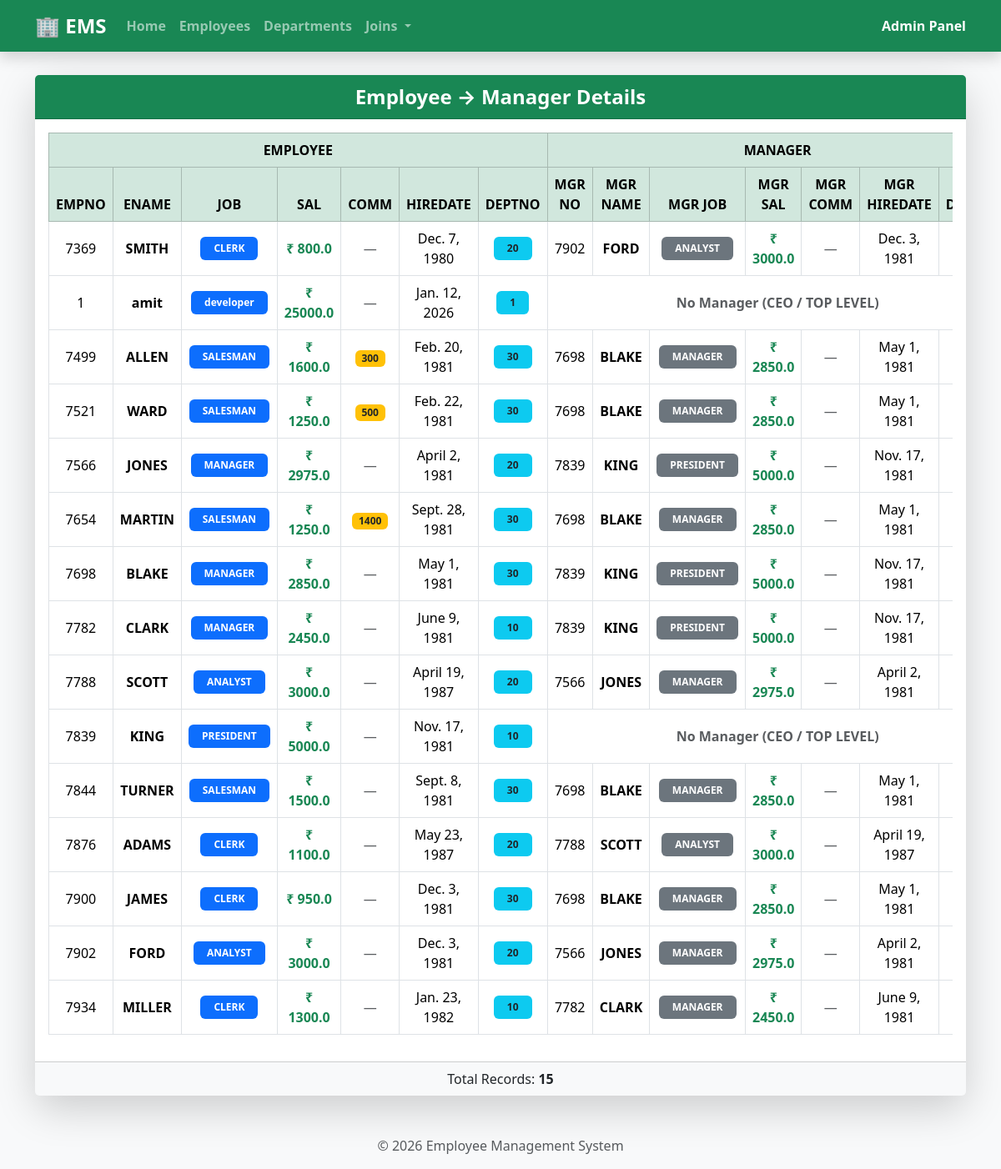
The page /DisplayEmpToMgrJoin/ on the database its author committed.
### app/models.py (models this page shows, shortened)
class EMP(models.Model):
    EMPNO = models.IntegerField(unique=True)
    ENAME = models.CharField(max_length=100)
    JOB = models.CharField(max_length=100)
    MGR = models.ForeignKey(
        "self",
        null=True,
        blank=True,
        on_delete=models.SET_NULL
    )
    HIREDATE  = models.DateField()
    SAL = models.FloatField()
    COMM= models.IntegerField(null= True)
    DEPTNO = models.ForeignKey(DEPT, on_delete= models.CASCADE)

class DEPT(models.Model):
    DEPTNO = models.IntegerField(primary_key=True)
    DNAME= models.CharField(max_length=100, unique=True)
    LOC = models.CharField(max_length=100, unique=True)
    def __str__(self):
        return f"{self.DEPTNO}"

### app/views.py (the view)
# urls.py: path("DisplayEmpToMgrJoin/",DisplayEmpToMgrJoin, name="DisplayEmpToMgrJoin" ),
def DisplayEmpToMgrJoin(request):
    Quesrysetlistempmgrobject = EMP.objects.select_related('MGR').all()
    d = {'Quesrysetlistempmgrobject':  Quesrysetlistempmgrobject}
    return render(request, 'DisplayEmpToMgr.HTML', d)

### templates/DisplayEmpToMgr.HTML (shortened to what this page needs)
{% extends 'base.html' %}
{% block content %}
<div class="card shadow-lg border-0 rounded-4 mt-4">
    <div class="card-header bg-success text-white text-center fs-4 fw-bold">
        Employee → Manager Details
    </div>
    <div class="card-body">
        <div class="table-responsive">
            <table class="table table-bordered table-hover align-middle text-center">
                <thead class="table-success fw-bold">
                    <tr>
                        <th colspan="7">EMPLOYEE</th>
                        <th colspan="7">MANAGER</th>
                    </tr>
                    <tr>
                        <th>EMPNO</th>
                        <th>ENAME</th>
                        <th>JOB</th>
                        <th>SAL</th>
                        <th>COMM</th>
                        <th>HIREDATE</th>
                        <th>DEPTNO</th>
                        <th>MGR NO</th>
                        <th>MGR NAME</th>
                        <th>MGR JOB</th>
                        <th>MGR SAL</th>
                        <th>MGR COMM</th>
                        <th>MGR HIREDATE</th>
                        <th>MGR DEPTNO</th>
                    </tr>
                </thead>
                <tbody>
                    {% for EMO in Quesrysetlistempmgrobject %}
                    <tr>
                        <td>{{ EMO.EMPNO }}</td>
                        <td class="fw-semibold">{{ EMO.ENAME }}</td>
                        <td>
                            <span class="badge bg-primary px-3 py-2">
                                {{ EMO.JOB }}
                            </span>
                        </td>
                        <td class="text-success fw-bold">
                            ₹ {{ EMO.SAL }}
                        </td>
                        <td>
                            {% if EMO.COMM %}
                                <span class="badge bg-warning text-dark">
                                    {{ EMO.COMM }}
                                </span>
                            {% else %}
                                <span class="text-muted">—</span>
                            {% endif %}
                        </td>
                        <td>{{ EMO.HIREDATE }}</td>
                        <td>
                            <span class="badge bg-info text-dark px-3 py-2">
                                {{ EMO.DEPTNO }}
                            </span>
                        </td>
                        {% if EMO.MGR %}
                            <td>{{ EMO.MGR.EMPNO }}</td>
                            <td class="fw-semibold">{{ EMO.MGR.ENAME }}</td>
                            <td>
                                <span class="badge bg-secondary px-3 py-2">
                                    {{ EMO.MGR.JOB }}
                                </span>
                            </td>
                            <td class="text-success fw-bold">
                                ₹ {{ EMO.MGR.SAL }}
                            </td>
                            <td>
                                {% if EMO.MGR.COMM %}
                                    <span class="badge bg-warning text-dark">
                                        {{ EMO.MGR.COMM }}
                                    </span>
                                {% else %}
                                    <span class="text-muted">—</span>
                                {% endif %}
                            </td>
                            <td>{{ EMO.MGR.HIREDATE }}</td>
                            <td>
                            </td>
                        {% else %}
                            <td colspan="7" class="text-muted fw-semibold">
                                No Manager (CEO / TOP LEVEL)
                            </td>
                        {% endif %}
                    </tr>
                    {% endfor %}
                </tbody>
            </table>
        </div>
    </div>
    <div class="card-footer text-center bg-light">
        Total Records: <b>{{ Quesrysetlistempmgrobject|length }}</b>
    </div>
</div>
{% endblock %}

### rows shown on the page
EMP: EMPNO "7369", ENAME "SMITH", JOB "CLERK", SAL "800.0", HIREDATE "Dec. 7, 1980", DEPTNO "20", MGR.EMPNO "7902", MGR.ENAME "FORD", MGR.JOB "ANALYST", MGR.SAL "3000.0", MGR.HIREDATE "Dec. 3, 1981"
EMP: EMPNO "1", ENAME "amit", JOB "developer", SAL "25000.0", HIREDATE "Jan. 12, 2026", DEPTNO "1", shows "No Manager (CEO / TOP LEVEL)"
EMP: EMPNO "7499", ENAME "ALLEN", JOB "SALESMAN", SAL "1600.0", COMM "300", HIREDATE "Feb. 20, 1981", DEPTNO "30", MGR.EMPNO "7698", MGR.ENAME "BLAKE", MGR.JOB "MANAGER", MGR.SAL "2850.0", MGR.HIREDATE "May 1, 1981"
EMP: EMPNO "7521", ENAME "WARD", JOB "SALESMAN", SAL "1250.0", COMM "500", HIREDATE "Feb. 22, 1981", DEPTNO "30", MGR.EMPNO "7698", MGR.ENAME "BLAKE", MGR.JOB "MANAGER", MGR.SAL "2850.0", MGR.HIREDATE "May 1, 1981"
EMP: EMPNO "7566", ENAME "JONES", JOB "MANAGER", SAL "2975.0", HIREDATE "April 2, 1981", DEPTNO "20", MGR.EMPNO "7839", MGR.ENAME "KING", MGR.JOB "PRESIDENT", MGR.SAL "5000.0", MGR.HIREDATE "Nov. 17, 1981"
EMP: EMPNO "7654", ENAME "MARTIN", JOB "SALESMAN", SAL "1250.0", COMM "1400", HIREDATE "Sept. 28, 1981", DEPTNO "30", MGR.EMPNO "7698", MGR.ENAME "BLAKE", MGR.JOB "MANAGER", MGR.SAL "2850.0", MGR.HIREDATE "May 1, 1981"
EMP: EMPNO "7698", ENAME "BLAKE", JOB "MANAGER", SAL "2850.0", HIREDATE "May 1, 1981", DEPTNO "30", MGR.EMPNO "7839", MGR.ENAME "KING", MGR.JOB "PRESIDENT", MGR.SAL "5000.0", MGR.HIREDATE "Nov. 17, 1981"
EMP: EMPNO "7782", ENAME "CLARK", JOB "MANAGER", SAL "2450.0", HIREDATE "June 9, 1981", DEPTNO "10", MGR.EMPNO "7839", MGR.ENAME "KING", MGR.JOB "PRESIDENT", MGR.SAL "5000.0", MGR.HIREDATE "Nov. 17, 1981"
EMP: EMPNO "7788", ENAME "SCOTT", JOB "ANALYST", SAL "3000.0", HIREDATE "April 19, 1987", DEPTNO "20", MGR.EMPNO "7566", MGR.ENAME "JONES", MGR.JOB "MANAGER", MGR.SAL "2975.0", MGR.HIREDATE "April 2, 1981"
EMP: EMPNO "7839", ENAME "KING", JOB "PRESIDENT", SAL "5000.0", HIREDATE "Nov. 17, 1981", DEPTNO "10", shows "No Manager (CEO / TOP LEVEL)"
EMP: EMPNO "7844", ENAME "TURNER", JOB "SALESMAN", SAL "1500.0", HIREDATE "Sept. 8, 1981", DEPTNO "30", MGR.EMPNO "7698", MGR.ENAME "BLAKE", MGR.JOB "MANAGER", MGR.SAL "2850.0", MGR.HIREDATE "May 1, 1981"
EMP: EMPNO "7876", ENAME "ADAMS", JOB "CLERK", SAL "1100.0", HIREDATE "May 23, 1987", DEPTNO "20", MGR.EMPNO "7788", MGR.ENAME "SCOTT", MGR.JOB "ANALYST", MGR.SAL "3000.0", MGR.HIREDATE "April 19, 1987"
EMP: EMPNO "7900", ENAME "JAMES", JOB "CLERK", SAL "950.0", HIREDATE "Dec. 3, 1981", DEPTNO "30", MGR.EMPNO "7698", MGR.ENAME "BLAKE", MGR.JOB "MANAGER", MGR.SAL "2850.0", MGR.HIREDATE "May 1, 1981"
EMP: EMPNO "7902", ENAME "FORD", JOB "ANALYST", SAL "3000.0", HIREDATE "Dec. 3, 1981", DEPTNO "20", MGR.EMPNO "7566", MGR.ENAME "JONES", MGR.JOB "MANAGER", MGR.SAL "2975.0", MGR.HIREDATE "April 2, 1981"
EMP: EMPNO "7934", ENAME "MILLER", JOB "CLERK", SAL "1300.0", HIREDATE "Jan. 23, 1982", DEPTNO "10", MGR.EMPNO "7782", MGR.ENAME "CLARK", MGR.JOB "MANAGER", MGR.SAL "2450.0", MGR.HIREDATE "June 9, 1981"

### other values the page prints
{{ Quesrysetlistempmgrobject|length }} "15"
